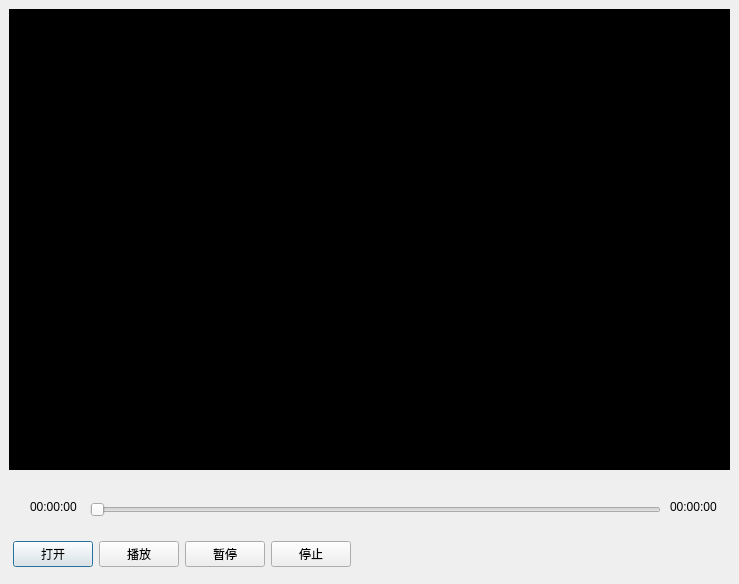
<?xml version="1.0" encoding="UTF-8"?>
<ui version="4.0">
 <class>PlayerDialog</class>
 <widget class="QDialog" name="PlayerDialog">
  <property name="geometry">
   <rect>
    <x>0</x>
    <y>0</y>
    <width>739</width>
    <height>584</height>
   </rect>
  </property>
  <property name="windowTitle">
   <string>PlayerDialog</string>
  </property>
  <widget class="QWidget" name="wdg_content" native="true">
   <property name="geometry">
    <rect>
     <x>9</x>
     <y>9</y>
     <width>721</width>
     <height>461</height>
    </rect>
   </property>
   <property name="styleSheet">
    <string notr="true">background-color: rgb(0, 0, 0);</string>
   </property>
   <layout class="QVBoxLayout" name="verticalLayout">
    <item>
     <widget class="MyOpenGLWidget" name="wdg_show" native="true"/>
    </item>
   </layout>
  </widget>
  <widget class="QLabel" name="lb_curTime">
   <property name="geometry">
    <rect>
     <x>30</x>
     <y>500</y>
     <width>63</width>
     <height>14</height>
    </rect>
   </property>
   <property name="text">
    <string>00:00:00</string>
   </property>
  </widget>
  <widget class="QLabel" name="lb_endTime">
   <property name="geometry">
    <rect>
     <x>670</x>
     <y>500</y>
     <width>63</width>
     <height>14</height>
    </rect>
   </property>
   <property name="text">
    <string>00:00:00</string>
   </property>
  </widget>
  <widget class="QSlider" name="slider_process">
   <property name="geometry">
    <rect>
     <x>90</x>
     <y>500</y>
     <width>571</width>
     <height>20</height>
    </rect>
   </property>
   <property name="orientation">
    <enum>Qt::Horizontal</enum>
   </property>
  </widget>
  <widget class="QWidget" name="layoutWidget">
   <property name="geometry">
    <rect>
     <x>13</x>
     <y>539</y>
     <width>641</width>
     <height>31</height>
    </rect>
   </property>
   <layout class="QHBoxLayout" name="horizontalLayout">
    <item>
     <widget class="QPushButton" name="pb_start">
      <property name="text">
       <string>打开</string>
      </property>
     </widget>
    </item>
    <item>
     <widget class="QPushButton" name="pb_resume">
      <property name="text">
       <string>播放</string>
      </property>
     </widget>
    </item>
    <item>
     <widget class="QPushButton" name="pb_pause">
      <property name="text">
       <string>暂停</string>
      </property>
     </widget>
    </item>
    <item>
     <widget class="QPushButton" name="pb_stop">
      <property name="text">
       <string>停止</string>
      </property>
     </widget>
    </item>
    <item>
     <spacer name="horizontalSpacer">
      <property name="orientation">
       <enum>Qt::Horizontal</enum>
      </property>
      <property name="sizeHint" stdset="0">
       <size>
        <width>298</width>
        <height>28</height>
       </size>
      </property>
     </spacer>
    </item>
   </layout>
  </widget>
 </widget>
 <customwidgets>
  <customwidget>
   <class>MyOpenGLWidget</class>
   <extends>QWidget</extends>
   <header location="global">myopenglwidget.h</header>
   <container>1</container>
  </customwidget>
 </customwidgets>
 <resources/>
 <connections/>
</ui>
